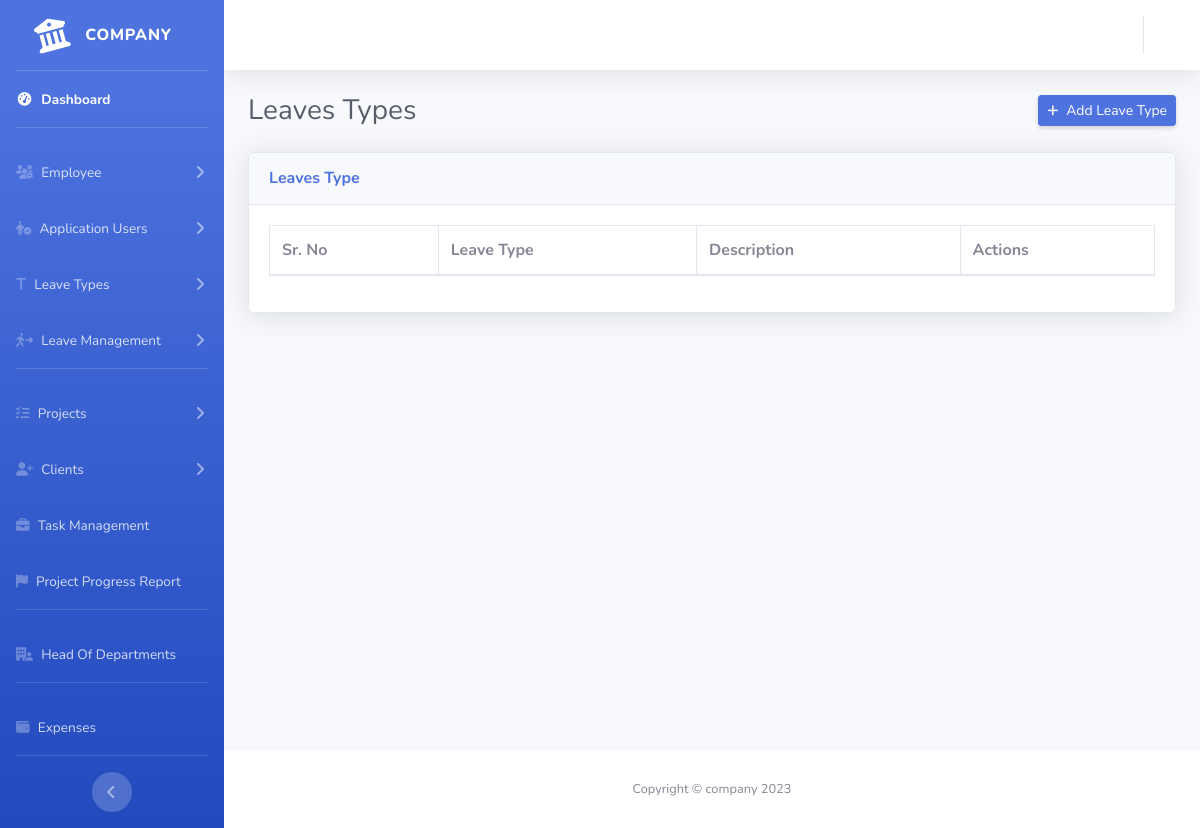
Before: /admin/index.php?page=leave-types (signed in) with the older database file.
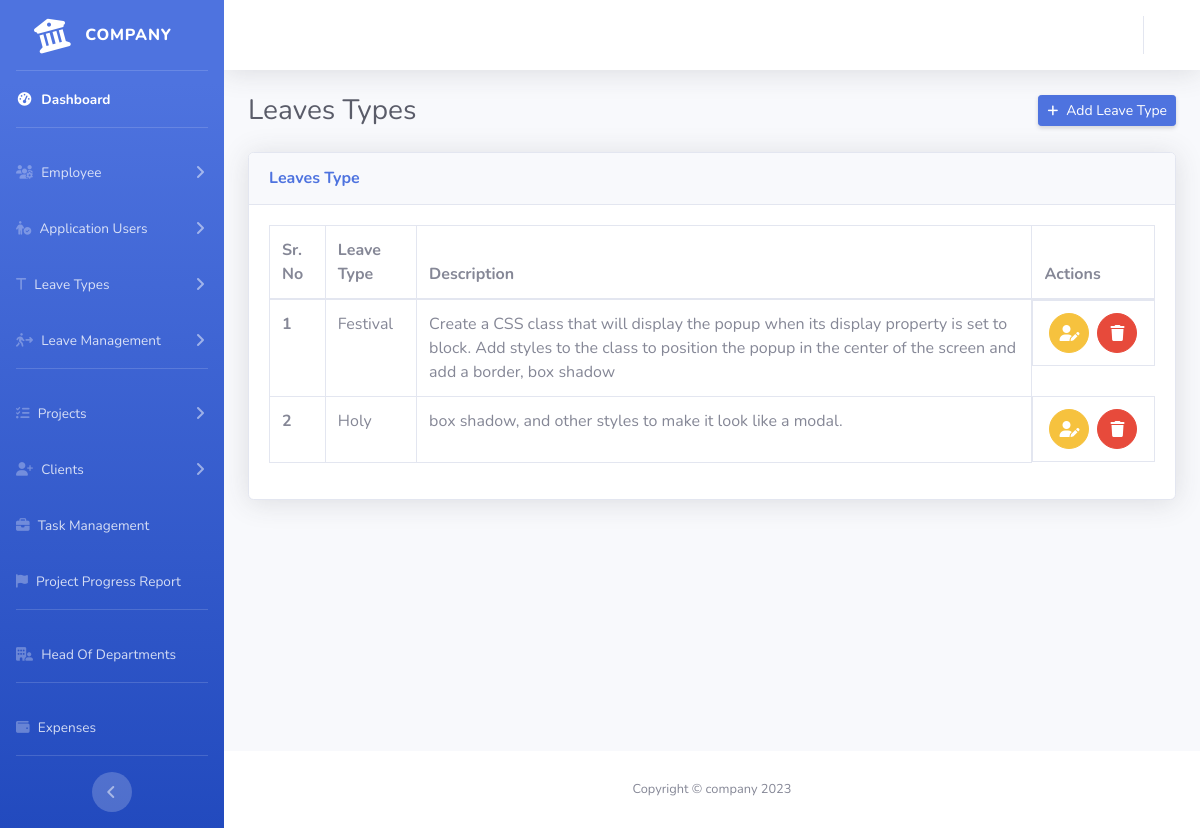
After: the same page with the newer database file.
### tables this page shows
CREATE TABLE `leavestype` (
  `leave_type_id` text NOT NULL,
  `leave_type` varchar(255) NOT NULL,
  `leave_description` text NOT NULL,
  `createdAt` timestamp NOT NULL DEFAULT current_timestamp()
);

### admin/leave-types.php (the view, shortened to what this page needs)
<div class="container-fluid">
    <div class="d-sm-flex align-items-center justify-content-between mb-4">
        <h1 class="h3 mb-0 text-gray-800">Leaves Types</h1>
        <a href="./index.php?page=leaveType-new" class="d-none d-sm-inline-block btn btn-sm btn-primary shadow-sm"><i class="fas fa-plus fa-sm text-white mr-2"></i>Add Leave Type</a>
    </div>
    <div class="row">
        <div class="col-xl-12 col-lg-7">
            <div class="card shadow mb-4">
                <div class="card-header py-3">
                    <h6 class="m-0 font-weight-bold text-primary">Leaves Type </h6>
                </div>
                <div class="card-body">
                    <div class="table-responsive">
                        <table class="table table-bordered" id="dataTable" width="100%" cellspacing="0">
                            <thead>
                                <tr>
                                    <th>Sr. No</th>
                                    <th>Leave Type</th>
                                    <th>Description</th>
                                    <th>Actions</th>
                                </tr>
                            </thead>
                            <tbody>
                                <?php
                                $qry = $con->query("SELECT * FROM  leavestype;");
                                $i = 1;
                                while ($row = $qry->fetch_assoc()) { ?>
                                    <tr>
                                        <th scope="row"><?php echo $i++; ?></th>
                                        <td><?php echo $row['leave_type'] ?></td>
                                        <td><?php echo $row['leave_description'] ?></td>
                                        <td class="d-flex align-items-center justify-content-center">
                                            <a type="button" class="btn btn-warning  btn-circle mx-1" href="./index.php?page=leaveType-edit&typeId=<?php echo $row['leave_type_id'] ?>"><i class="fa-solid fa-user-pen"></i></a>
                                            <a type="button" class="deleteEmployee btn btn-danger btn-circle mx-1" href="javascript:void(0)" data-id="<?php echo $row['leave_type_id'] ?>"><i class="fa-solid fa-trash"></i></a>
                                        </td>
                                    </tr>
                                <?php } ?>
                            </tbody>
                        </table>
                    </div>
                </div>
            </div>
        </div>
    </div>
</div>

Changed rows visible on the page:
added leavestype: leave_type "Festival", leave_description "Create a CSS class that will display the popup when its display property is set to block. Add styles to the class to position the popup in the center of the screen and add a border, box shadow"
added leavestype: leave_type "Holy", leave_description "box shadow, and other styles to make it look like a modal."
